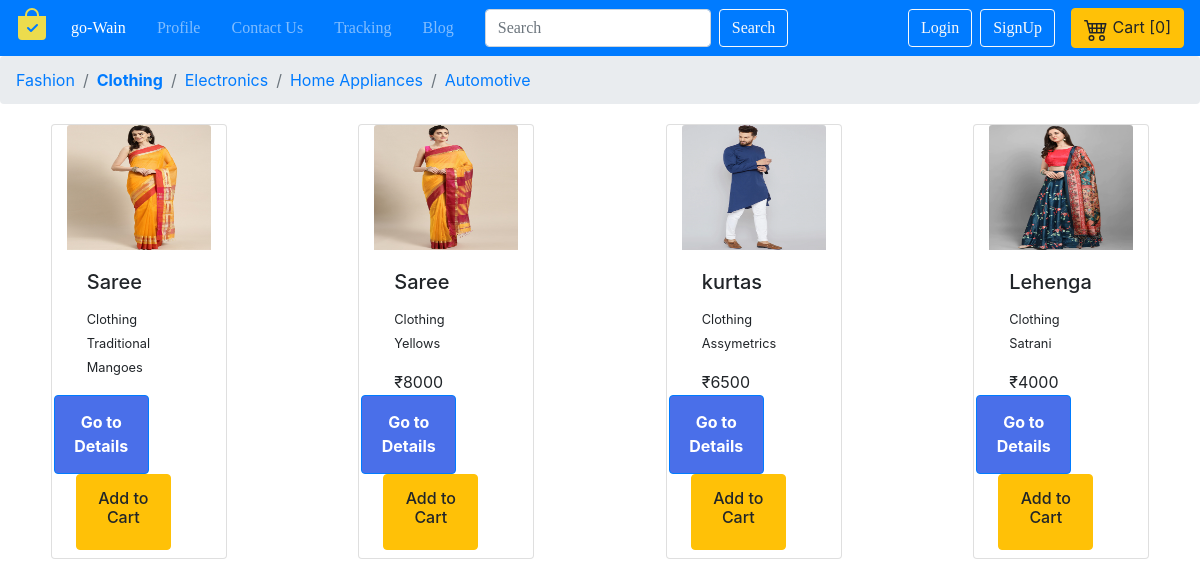
Screenshot of /clothing/ with the database file from the repository.
### shop/models.py (models this page shows, shortened)
class Product(models.Model):
    objects = None
    product_name = models.CharField(max_length=50)
    category = models.CharField(max_length=50, default="")
    brand_name = models.CharField(max_length=50, default="")
    price = models.IntegerField(default=0)
    image = models.ImageField(upload_to="shop/images", default="")

### shop/views.py (the view)
# urls.py: path('clothing/', views.clothing, name='clothing'),
def clothing(request):
    category2 = Product.objects.filter(category="Clothing")
    hi = {"hello": category2}
    return render(request, 'clothing.html', hi)

### templates/clothing.html (shortened to what this page needs)
{% extends 'basic.html' %}
{% block body %}
<nav aria-label="breadcrumb">
  <ol class="breadcrumb">
    <li class="breadcrumb-item"><a href="{% url 'shop:fashion' %} ">Fashion</a></li>
    <li class="breadcrumb-item"><a href="{% url 'shop:clothing' %} "><b>Clothing</b></a></li>
    <li class="breadcrumb-item"><a href="{% url 'shop:electronics' %} ">Electronics</a></li>
    <li class="breadcrumb-item"><a href="{% url 'shop:home_appliances' %} ">Home Appliances</a></li>
    <li class="breadcrumb-item"><a href="{% url 'shop:automotive' %} ">Automotive</a></li>
  </ol>
</nav>
<div class="row-md-1">
  <div class="row" id="row">
    {% for i in hello %}
    <div class="card container mt-1" style="width: 11rem;height: 11.5cm;" id="card">
      <img src='/media/{{i.image}}' class="card-img-top" style="height:125px" alt="...">
      <div class="card-body">
        <h5 class="card-title" id="prnamecart{{i.id}}">{{i.product_name}}</h5>
        <p class="card-text"><small>{{i.category}} <br>{{i.brand_name}}</small></p>
        <p class="card-text">₹<span id="prnamepricecart{{i.id}}">{{i.price}}</span></p>
      </div>
      <div class="row">
        <div style=padding-left:2px; class="col-sm-5">
          <a href="/product/{{i.id}}"><button style=height:2.1cm;width:95px;background-color:rgb(74,111,233);
              id="{{i.id}}" class="btn btn-primary">
              <b>Go to Details</b>
            </button></a>
        </div>
        <span id="spancart{{i.id}}" class="spancart">
          <button style=height:2cm;width:95px; id="cart{{i.id}}"
            class="btn btn-warning btn-outline-black ml-4 mb-2 cart">
            <h6>Add to Cart</h6>
          </button>
        </span>
      </div>
    </div>
    {% endfor %}
    <br><br><br>
  </div>
</div>
{% endblock body %}

### rows the page displays
Product: image (picture), product_name "Saree", category "Clothing", brand_name "Traditional Mangoes"
Product: image (picture), product_name "Saree", category "Clothing", brand_name "Yellows", price "8000"
Product: image (picture), product_name "kurtas", category "Clothing", brand_name "Assymetrics", price "6500"
Product: image (picture), product_name "Lehenga", category "Clothing", brand_name "Satrani", price "4000", {{ i.id }} 9 (drawn)
